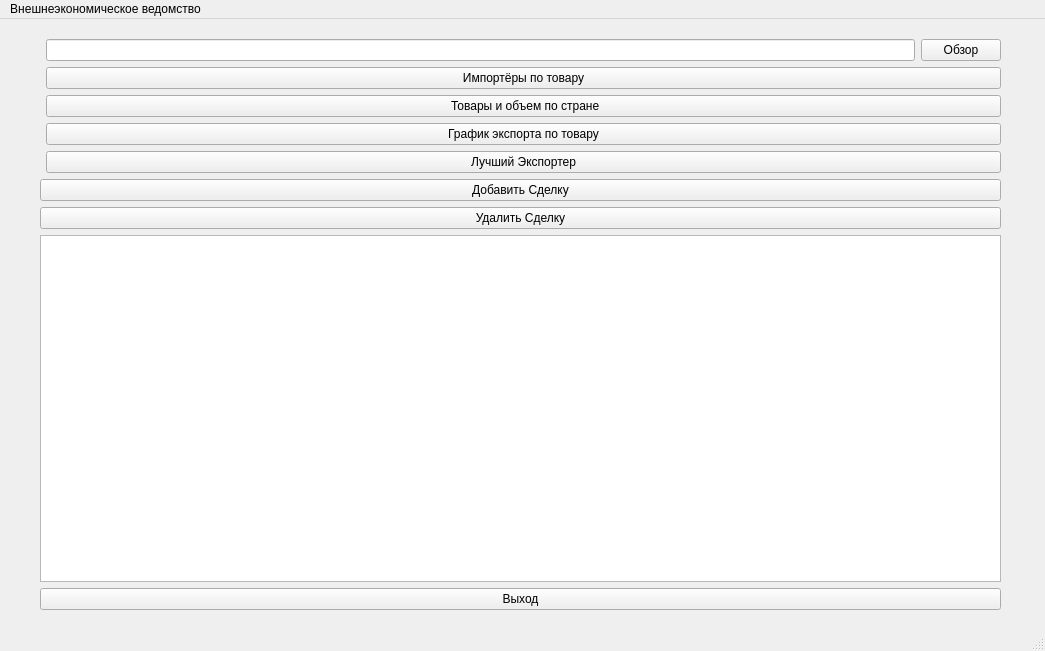
<?xml version="1.0" encoding="UTF-8"?>
<ui version="4.0">
 <class>MainWindow</class>
 <widget class="QMainWindow" name="MainWindow">
  <property name="geometry">
   <rect>
    <x>0</x>
    <y>0</y>
    <width>1045</width>
    <height>651</height>
   </rect>
  </property>
  <property name="windowTitle">
   <string>MainWindow</string>
  </property>
  <widget class="QWidget" name="centralwidget">
   <widget class="QWidget" name="layoutWidget">
    <property name="geometry">
     <rect>
      <x>40</x>
      <y>20</y>
      <width>961</width>
      <height>571</height>
     </rect>
    </property>
    <layout class="QVBoxLayout" name="verticalLayout_2">
     <item>
      <layout class="QFormLayout" name="formLayout">
       <item row="0" column="1">
        <layout class="QVBoxLayout" name="verticalLayout_3">
         <item>
          <layout class="QHBoxLayout" name="horizontalLayout">
           <item>
            <widget class="QLineEdit" name="lineEdit_path"/>
           </item>
           <item>
            <widget class="QPushButton" name="pushButton_Browse">
             <property name="text">
              <string>Обзор</string>
             </property>
            </widget>
           </item>
          </layout>
         </item>
         <item>
          <widget class="QPushButton" name="pushButton_ImporByProduct">
           <property name="text">
            <string>Импортёры по товару</string>
           </property>
          </widget>
         </item>
         <item>
          <widget class="QPushButton" name="pushButton_ImportFrom">
           <property name="text">
            <string> Товары и объем по стране</string>
           </property>
          </widget>
         </item>
         <item>
          <widget class="QPushButton" name="pushButton_ExportGraph">
           <property name="text">
            <string>График экспорта по товару</string>
           </property>
          </widget>
         </item>
         <item>
          <widget class="QPushButton" name="pushButton_BestExporter">
           <property name="text">
            <string>Лучший Экспортер</string>
           </property>
          </widget>
         </item>
        </layout>
       </item>
      </layout>
     </item>
     <item>
      <layout class="QVBoxLayout" name="verticalLayout">
       <item>
        <widget class="QPushButton" name="pushButton_AddDeal">
         <property name="text">
          <string>Добавить Сделку</string>
         </property>
        </widget>
       </item>
       <item>
        <widget class="QPushButton" name="pushButton_DeleteDeal">
         <property name="text">
          <string>Удалить Сделку</string>
         </property>
        </widget>
       </item>
      </layout>
     </item>
     <item>
      <widget class="QTableWidget" name="tableWidget"/>
     </item>
     <item>
      <widget class="QPushButton" name="pushButton_Exit">
       <property name="text">
        <string>Выход</string>
       </property>
      </widget>
     </item>
    </layout>
   </widget>
  </widget>
  <widget class="QMenuBar" name="menubar">
   <property name="geometry">
    <rect>
     <x>0</x>
     <y>0</y>
     <width>1045</width>
     <height>23</height>
    </rect>
   </property>
   <widget class="QMenu" name="menu">
    <property name="title">
     <string>Внешнеэкономическое ведомство</string>
    </property>
   </widget>
   <addaction name="menu"/>
  </widget>
  <widget class="QStatusBar" name="statusbar"/>
 </widget>
 <resources/>
 <connections/>
</ui>
